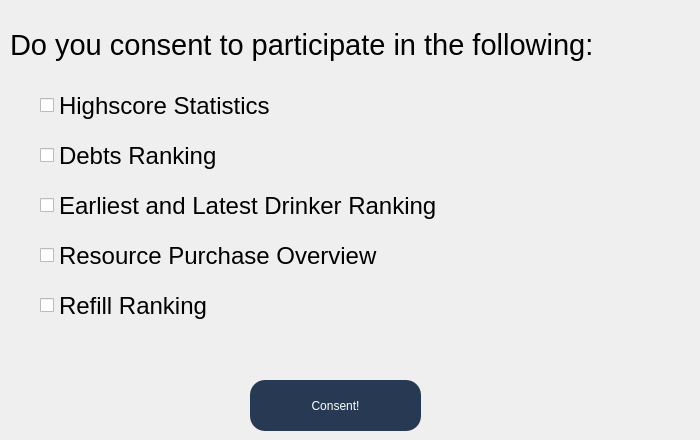
       <widget class="QWidget" name="tabPrivacySettings">
        <attribute name="title">
         <string>Privacy Settings</string>
        </attribute>
        <widget class="QCheckBox" name="checkBoxHighscore">
         <property name="geometry">
          <rect>
           <x>40</x>
           <y>90</y>
           <width>461</width>
           <height>31</height>
          </rect>
         </property>
         <property name="font">
          <font>
           <family>Segoe UI</family>
           <pointsize>18</pointsize>
          </font>
         </property>
         <property name="text">
          <string>Highscore Statistics</string>
         </property>
         <property name="iconSize">
          <size>
           <width>16</width>
           <height>16</height>
          </size>
         </property>
        </widget>
        <widget class="QLabel" name="txtAmount_19">
         <property name="geometry">
          <rect>
           <x>10</x>
           <y>20</y>
           <width>681</width>
           <height>51</height>
          </rect>
         </property>
         <property name="font">
          <font>
           <family>Segoe UI</family>
           <pointsize>24</pointsize>
           <weight>50</weight>
           <italic>false</italic>
           <bold>false</bold>
          </font>
         </property>
         <property name="styleSheet">
          <string notr="true"/>
         </property>
         <property name="text">
          <string>&lt;html&gt;&lt;head/&gt;&lt;body&gt;&lt;p&gt;&lt;span style=&quot; font-size:22pt;&quot;&gt;Do you consent to participate in the following:&lt;/span&gt;&lt;/p&gt;&lt;/body&gt;&lt;/html&gt;</string>
         </property>
        </widget>
        <widget class="QCheckBox" name="checkBoxDebtsRanking">
         <property name="geometry">
          <rect>
           <x>40</x>
           <y>140</y>
           <width>601</width>
           <height>31</height>
          </rect>
         </property>
         <property name="font">
          <font>
           <family>Segoe UI</family>
           <pointsize>18</pointsize>
          </font>
         </property>
         <property name="text">
          <string>Debts Ranking</string>
         </property>
         <property name="iconSize">
          <size>
           <width>16</width>
           <height>16</height>
          </size>
         </property>
        </widget>
        <widget class="QCheckBox" name="checkBoxEarliestLatestDrinker">
         <property name="geometry">
          <rect>
           <x>40</x>
           <y>190</y>
           <width>531</width>
           <height>31</height>
          </rect>
         </property>
         <property name="font">
          <font>
           <family>Segoe UI</family>
           <pointsize>18</pointsize>
          </font>
         </property>
         <property name="text">
          <string>Earliest and Latest Drinker Ranking</string>
         </property>
         <property name="iconSize">
          <size>
           <width>16</width>
           <height>16</height>
          </size>
         </property>
        </widget>
        <widget class="QCheckBox" name="checkBoxResourcePurchase">
         <property name="geometry">
          <rect>
           <x>40</x>
           <y>240</y>
           <width>551</width>
           <height>31</height>
          </rect>
         </property>
         <property name="font">
          <font>
           <family>Segoe UI</family>
           <pointsize>18</pointsize>
          </font>
         </property>
         <property name="text">
          <string>Resource Purchase Overview</string>
         </property>
         <property name="iconSize">
          <size>
           <width>16</width>
           <height>16</height>
          </size>
         </property>
        </widget>
        <widget class="QCheckBox" name="checkBoxRefill">
         <property name="geometry">
          <rect>
           <x>40</x>
           <y>290</y>
           <width>591</width>
           <height>31</height>
          </rect>
         </property>
         <property name="font">
          <font>
           <family>Segoe UI</family>
           <pointsize>18</pointsize>
          </font>
         </property>
         <property name="text">
          <string>Refill Ranking</string>
         </property>
         <property name="iconSize">
          <size>
           <width>16</width>
           <height>16</height>
          </size>
         </property>
        </widget>
        <widget class="QPushButton" name="btnConsent">
         <property name="geometry">
          <rect>
           <x>250</x>
           <y>380</y>
           <width>171</width>
           <height>51</height>
          </rect>
         </property>
         <property name="styleSheet">
          <string notr="true">border-radius:15px;
background-color: rgb(40, 57, 83); 
color: white;
font: 16pt &quot;Lora&quot;;</string>
         </property>
         <property name="text">
          <string>Consent!</string>
         </property>
        </widget>
        <widget class="QLabel" name="lblError_ps">
         <property name="geometry">
          <rect>
           <x>30</x>
           <y>320</y>
           <width>651</width>
           <height>51</height>
          </rect>
         </property>
         <property name="styleSheet">
          <string notr="true">font: 12pt &quot;MS Shell Dlg 2&quot;; color:red;</string>
         </property>
         <property name="text">
          <string/>
         </property>
        </widget>
        <widget class="QLabel" name="lblDone_ps">
         <property name="geometry">
          <rect>
           <x>430</x>
           <y>380</y>
           <width>251</width>
           <height>41</height>
          </rect>
         </property>
         <property name="styleSheet">
          <string notr="true">font: 12pt &quot;MS Shell Dlg 2&quot;; color:blue;</string>
         </property>
         <property name="text">
          <string/>
         </property>
         <property name="alignment">
          <set>Qt::AlignCenter</set>
         </property>
        </widget>
       </widget>
